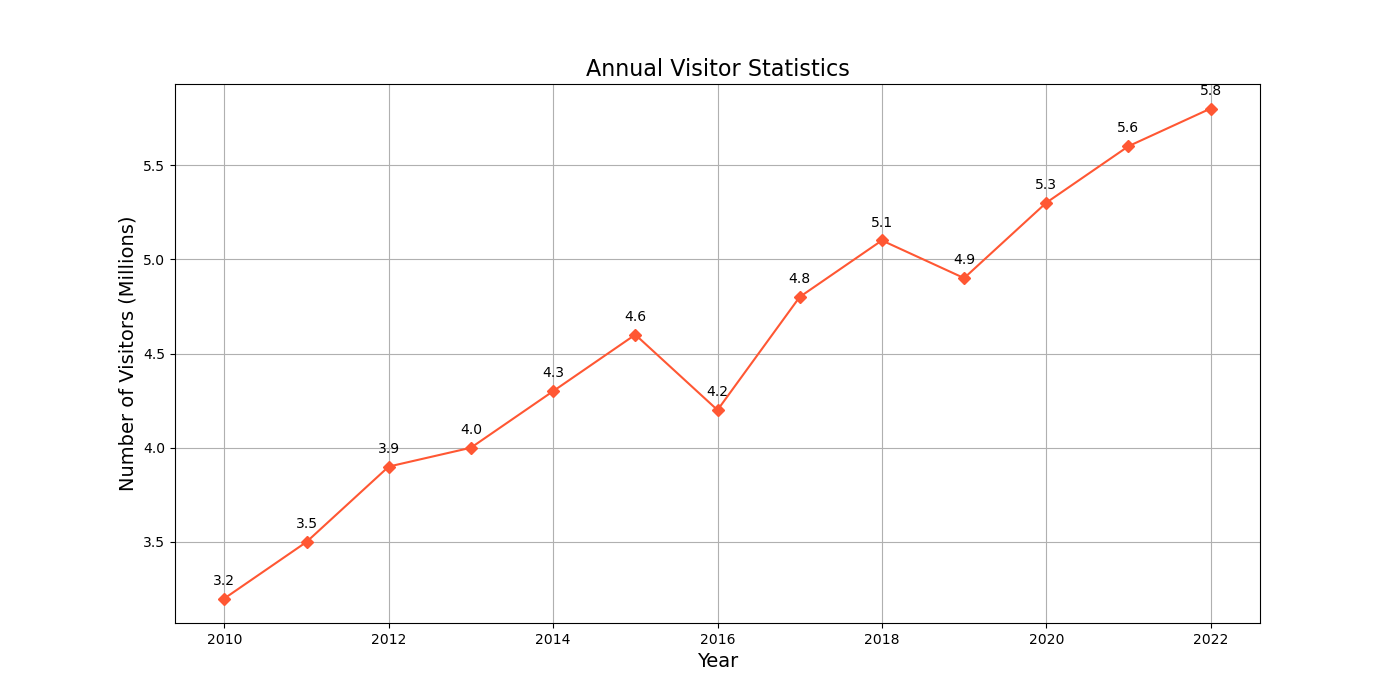

This figure's Python source:

import matplotlib.pyplot as plt

# Data points
years = [2010, 2011, 2012, 2013, 2014, 2015, 2016, 2017, 2018, 2019, 2020, 2021, 2022]
visitors = [3.2, 3.5, 3.9, 4.0, 4.3, 4.6, 4.2, 4.8, 5.1, 4.9, 5.3, 5.6, 5.8]

# Create figure and plot
fig, ax = plt.subplots(figsize=(14, 7))  # Change width and height of the chart

# Change the color scheme using specific hex codes
ax.plot(years, visitors, color='#ff5733', marker='D')  # Example color code and marker for each point

# Set the title and labels
ax.set_title('Annual Visitor Statistics', fontsize=16)  # Change the topic and headline of the chart
ax.set_xlabel('Year', fontsize=14)
ax.set_ylabel('Number of Visitors (Millions)', fontsize=14)

# Adding annotations/labels
for (year, visitor) in zip(years, visitors):
    ax.annotate(f'{visitor}', xy=(year, visitor), textcoords="offset points", xytext=(0,10), ha='center')

plt.grid(True)  # Adding grid
plt.show()
